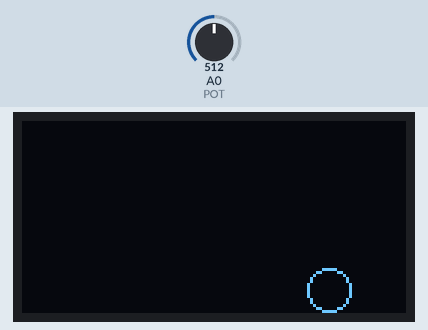
The sketch below on a simulated Arduino Uno, built with avr-gcc and run on an emulated ATmega328P. On the bench: 128×64 one-colour display. The inputs (shaded band) are chosen by the test bench; at power-on: A0 (POT) = 512. The display library's start-up logo is not drawn.

Above: at 1.2 s.
1.3 s: A0 (POT) set to 122
At 1.9 s:
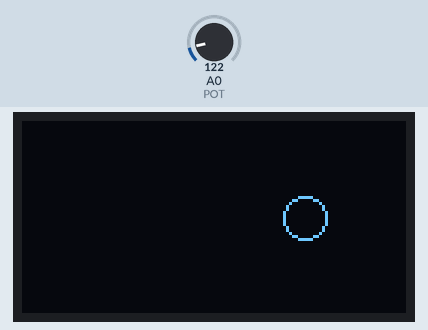
2.8 s: A0 (POT) set to 306
At 3.39 s:
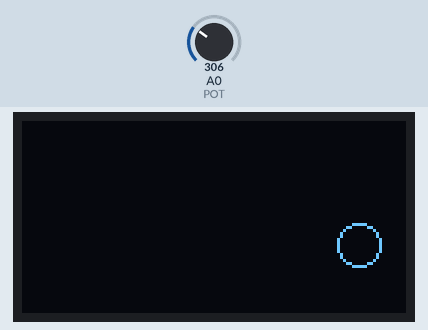
4.4 s: A0 (POT) set to 511
At 5.29 s:
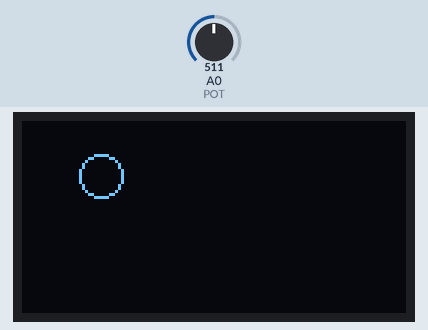
Timing chart, 0 to 7.4 s (numbered marks = the images above; inputs shaded):
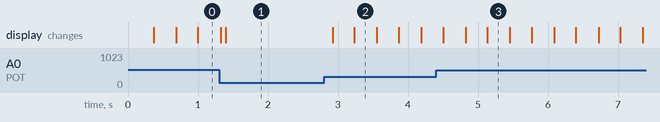

The sketch:

CIRCLE.ino
```cpp
/*
  Library needed: Adafruit SSD1306
  This code uses the Adafruit SSD1306 library for controlling an OLED display.
  Ensure you have installed the library before compiling.
*/

#include <Wire.h>               // Include the Wire library for I2C communication
#include <Adafruit_SSD1306.h>   // Include the Adafruit SSD1306 OLED display library

// Define constants for the display's dimensions
#define SCREEN_WIDTH 128  // OLED display width, in pixels
#define SCREEN_HEIGHT 64  // OLED display height, in pixels

// Define the OLED reset pin and the I2C address for the display
#define OLED_RESET -1     // Reset pin (set to -1 if sharing Arduino reset pin)
#define SCREEN_ADDRESS 0x3C  // I2C address for the OLED display

#define RADIUS 7
#define BOUNDS 3
#define POT A0

// Create an instance of the display object using the defined width, height, I2C interface and reset pin
Adafruit_SSD1306 display(SCREEN_WIDTH, SCREEN_HEIGHT, &Wire, OLED_RESET);

int circleX = 3, circleY = 3; // stores the position of the circle
int Xdirection = 2, Ydirection = 1; // positive or negative

void updateCirclePos()
{
  if (circleX > SCREEN_WIDTH - RADIUS - BOUNDS)
  {
    Xdirection *= -1; // reverse direction
    circleX = SCREEN_WIDTH - RADIUS - BOUNDS;
  }
  if (circleX < RADIUS + 3)
  {
    Xdirection *= -1;
    circleX = RADIUS + 3;
  }

  // exact same code for X, but for Y
  if (circleY > SCREEN_HEIGHT - RADIUS - BOUNDS)
  {
  Ydirection *= -1; // reverse direction
    circleY = SCREEN_HEIGHT - RADIUS - BOUNDS;
  }
  if (circleY < RADIUS + BOUNDS)
  {
  Ydirection *= -1;
    circleY = RADIUS + BOUNDS;
  }

  circleX += Xdirection;
  circleY += Ydirection;
}

int sign(int x)
{
  if (x < 0) return -1;
  else return 1;
}

void setCircleSpeed()
{
  int pot = analogRead(POT);
  int speeds = map(pot, 0, 1023, 0, 5);
  Xdirection = sign(Xdirection) * 2 * speeds;
  Ydirection = sign(Ydirection) * speeds;
}

void setup() {
  // Initialize I2C communication
  Wire.begin();

  // Initialize the OLED display with the correct voltage settings and I2C address.
  // SSD1306_SWITCHCAPVCC initializes the display with a charge pump voltage.
  display.begin(SSD1306_SWITCHCAPVCC, SCREEN_ADDRESS);
}

void loop(){
  // Refresh the display to show any changes (if there are any previous buffer content)
  display.display();
  display.clearDisplay();

  display.drawCircle(circleX, circleY, RADIUS, WHITE);
  updateCirclePos();
  setCircleSpeed();

  delay(10);


}
```

Measured:
- after the input at 2.8 s, the display: first changes after 0.12 s (image 2 shows a later state)
